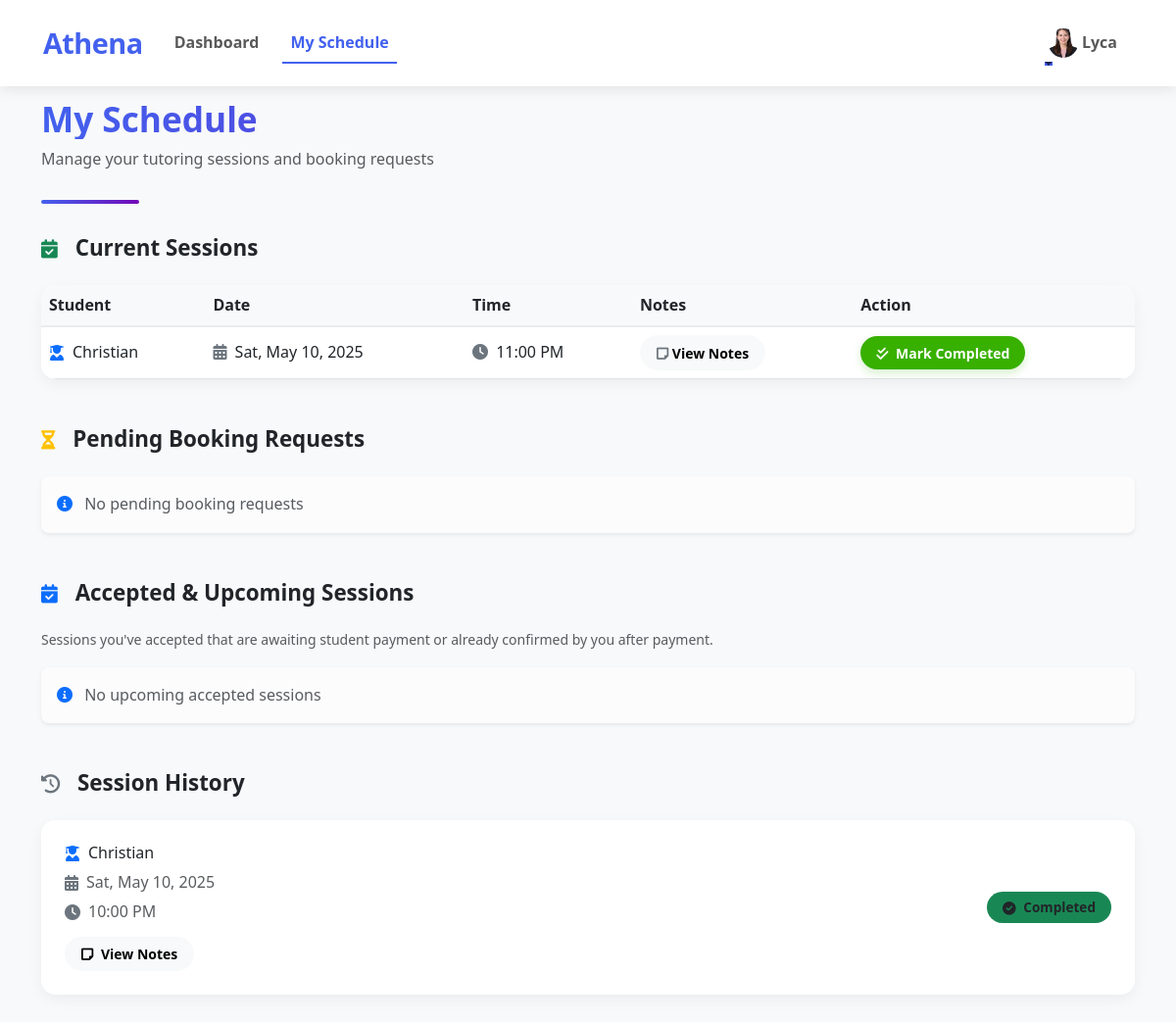
The page /tutor-schedule.php (signed in) on the database its author committed.
### tables this page shows
CREATE TABLE `tutors` (
  `id` int(11) NOT NULL,
  `name` varchar(100) NOT NULL,
  `email` varchar(100) NOT NULL,
  `phone` varchar(20) DEFAULT NULL,
  `password` varchar(255) NOT NULL,
  `status` enum('active','inactive') DEFAULT 'active',
  `profile_image` varchar(255) DEFAULT NULL,
  `created_at` timestamp NOT NULL DEFAULT current_timestamp(),
  `specialty` varchar(255) DEFAULT NULL,
  `description` text DEFAULT NULL,
  `rating` decimal(3,2) DEFAULT 0.00,
  `hourly_rate` decimal(10,2) DEFAULT 0.00,
  `experience` int(11) DEFAULT 0 COMMENT 'Years of teaching experience',
  `bio` text DEFAULT NULL COMMENT 'Tutor biography/profile description',
  `phone_number` varchar(20) DEFAULT NULL COMMENT 'Tutors contact phone number'
);

CREATE TABLE `bookings` (
  `id` int(11) NOT NULL,
  `student_id` int(11) NOT NULL,
  `tutor_id` int(11) NOT NULL,
  `session_date` date NOT NULL,
  `session_time` time NOT NULL,
  `status` enum('pending','accepted','declined','completed','confirmed') DEFAULT 'pending',
  `payment_method` varchar(50) DEFAULT NULL,
  `proof_file_path` varchar(255) DEFAULT NULL,
  `created_at` timestamp NOT NULL DEFAULT current_timestamp(),
  `notes` text DEFAULT NULL,
  `updated_at` timestamp NOT NULL DEFAULT current_timestamp() ON UPDATE current_timestamp(),
  `rating` int(11) DEFAULT NULL,
  `feedback` text DEFAULT NULL
);

CREATE TABLE `students` (
  `id` int(11) NOT NULL,
  `name` varchar(100) NOT NULL,
  `email` varchar(100) NOT NULL,
  `phone` varchar(20) DEFAULT NULL,
  `password` varchar(255) NOT NULL,
  `status` enum('active','inactive') DEFAULT 'active',
  `created_at` timestamp NOT NULL DEFAULT current_timestamp(),
  `phone_number` varchar(20) DEFAULT NULL,
  `profile_image` varchar(255) DEFAULT NULL
);

### tutor-schedule.php (the view, shortened to what this page needs)
<?php
require 'db.php';
$tutor_id = $_SESSION['user_id'];
$stmt_tutor_info = $conn->prepare("SELECT * FROM tutors WHERE id = ?");
$stmt_tutor_info->execute([$tutor_id]);
$tutor = $stmt_tutor_info->fetch();
$stmt_pending = $conn->prepare("
    SELECT b.id, b.session_date, b.session_time, b.notes, s.name as student_name
    FROM bookings b
    JOIN students s ON b.student_id = s.id
    WHERE b.tutor_id = ? AND b.status = 'pending'
    ORDER BY b.created_at DESC
");
$stmt_pending->execute([$tutor_id]);
$pendingBookings = $stmt_pending->fetchAll();
$stmt_current = $conn->prepare("
    SELECT b.id, b.session_date, b.session_time, b.notes, s.name as student_name
    FROM bookings b
    JOIN students s ON b.student_id = s.id
    WHERE b.tutor_id = ? AND b.status = 'confirmed'
    ORDER BY b.session_date ASC, b.session_time ASC
");
$stmt_current->execute([$tutor_id]);
$currentSessions = $stmt_current->fetchAll();
$stmt_upcoming = $conn->prepare("
    SELECT b.id, b.session_date, b.session_time, b.notes, s.name as student_name
    FROM bookings b
    JOIN students s ON b.student_id = s.id
    WHERE b.tutor_id = ? AND b.status = 'accepted' AND b.session_date >= CURDATE()
    ORDER BY b.session_date ASC, b.session_time ASC
");
$stmt_upcoming->execute([$tutor_id]);
$upcomingSessions = $stmt_upcoming->fetchAll();
$stmt_past = $conn->prepare("
    SELECT b.id, b.session_date, b.session_time, b.status, b.notes, s.name as student_name
    FROM bookings b
    JOIN students s ON b.student_id = s.id
    WHERE b.tutor_id = ? AND (b.status = 'completed' OR (b.status = 'accepted' AND b.session_date < CURDATE()) OR b.status = 'declined')
    ORDER BY b.session_date DESC, b.session_time DESC
");
$stmt_past->execute([$tutor_id]);
$pastSessions = $stmt_past->fetchAll();
?>
<!DOCTYPE html>
<html lang="en">
<head>
    <link href="https://cdn.jsdelivr.net/npm/bootstrap@5.3.0/dist/css/bootstrap.min.css" rel="stylesheet">
    <link href="https://cdnjs.cloudflare.com/ajax/libs/font-awesome/6.0.0/css/all.min.css" rel="stylesheet">
</head>
<body>
    <nav class="navbar navbar-expand-lg navbar-light bg-white">
        <div class="container">
            <a class="navbar-brand" href="tutor-dashboard.php">Athena</a>
            <div class="collapse navbar-collapse" id="navbarNav">
                <ul class="navbar-nav me-auto">
                    <li class="nav-item">
                        <a class="nav-link" href="tutor-dashboard.php">Dashboard</a>
                    </li>
                    <li class="nav-item">
                        <a class="nav-link active" href="tutor-schedule.php">My Schedule</a>
                    </li>
                </ul>
                <ul class="navbar-nav">
                    <li class="nav-item dropdown">
                        <a class="nav-link dropdown-toggle d-flex align-items-center" href="#" id="navbarDropdown" role="button" data-bs-toggle="dropdown">
                            <?php if (isset($tutor['profile_image']) && !empty($tutor['profile_image'])): ?>
                                <img src="<?php echo htmlspecialchars($tutor['profile_image']); ?>" alt="Profile" class="nav-profile-img me-1">
                            <?php else: ?>
                                <i class="fas fa-user-circle me-1"></i>
                            <?php endif; ?>
                            <?php echo htmlspecialchars($tutor['name'] ?? 'Tutor'); ?>
                        </a>
                    </li>
                </ul>
            </div>
        </div>
    </nav>
    <div class="container py-4">
        <div class="page-header">
            <h2>My Schedule</h2>
            <p class="text-muted">Manage your tutoring sessions and booking requests</p>
        </div>
        <section class="mb-5">
            <div class="section-header">
                <h4><i class="fas fa-calendar-check text-success"></i> Current Sessions</h4>
            </div>
            <?php if (empty($currentSessions)): ?>
                <div class="alert alert-light border-0 shadow-sm rounded-3 py-3">
                    <i class="fas fa-info-circle me-2 text-primary"></i>
                    <span class="text-muted">No current confirmed sessions</span>
                </div>
            <?php else: ?>
                <div class="card session-card">
                    <div class="card-body p-0">
                        <div class="table-responsive">
                            <table class="table table-hover align-middle mb-0">
                                <thead class="bg-light">
                                    <tr>
                                        <th>Student</th>
                                        <th>Date</th>
                                        <th>Time</th>
                                        <th>Notes</th>
                                        <th>Action</th>
                                    </tr>
                                </thead>
                                <tbody>
                                    <?php foreach ($currentSessions as $session): ?>
                                        <tr>
                                            <td>
                                                <div class="d-flex align-items-center">
                                                    <i class="fas fa-user-graduate text-primary me-2"></i>
                                                    <span><?php echo htmlspecialchars($session['student_name']); ?></span>
                                                </div>
                                            </td>
                                            <td>
                                                <i class="fas fa-calendar-alt text-secondary me-1"></i>
                                                <?php echo htmlspecialchars(date('D, M j, Y', strtotime($session['session_date']))); ?>
                                            </td>
                                            <td>
                                                <i class="fas fa-clock text-secondary me-1"></i>
                                                <?php echo htmlspecialchars(date('g:i A', strtotime($session['session_time']))); ?>
                                            </td>
                                            <td>
                                                <?php if (!empty($session['notes'])): ?>
                                                    <button type="button" class="btn btn-sm btn-light" data-bs-toggle="tooltip" data-bs-placement="top" title="<?php echo htmlspecialchars($session['notes']); ?>">
                                                        <i class="fas fa-sticky-note text-secondary"></i> View Notes
                                                    </button>
                                                <?php else: ?>
                                                    <span class="text-muted"><i class="fas fa-sticky-note text-secondary me-1"></i> No notes</span>
                                                <?php endif; ?>
                                            </td>
                                            <td>
                                                <button class="btn btn-success btn-sm action-btn" data-action="complete" data-booking-id="<?php echo $session['id']; ?>">
                                                    <i class="fas fa-check-double me-1"></i> Mark Completed
                                                </button>
                                            </td>
                                        </tr>
                                    <?php endforeach; ?>
                                </tbody>
                            </table>
                        </div>
                    </div>
                </div>
            <?php endif; ?>
        </section>
        <section class="mb-5">
            <div class="section-header">
                <h4><i class="fas fa-hourglass-half text-warning"></i> Pending Booking Requests</h4>
            </div>
            <?php if (empty($pendingBookings)): ?>
                <div class="alert alert-light border-0 shadow-sm rounded-3 py-3">
                    <i class="fas fa-info-circle me-2 text-primary"></i>
                    <span class="text-muted">No pending booking requests</span>
                </div>
            <?php endif; ?>
        </section>
        <section class="mb-5">
            <div class="section-header">
                <h4><i class="fas fa-calendar-check text-primary"></i> Accepted & Upcoming Sessions</h4>
            </div>
            <p class="text-muted small mb-3">Sessions you've accepted that are awaiting student payment or already confirmed by you after payment.</p>
            <?php if (empty($upcomingSessions)): ?>
                <div class="alert alert-light border-0 shadow-sm rounded-3 py-3">
                    <i class="fas fa-info-circle me-2 text-primary"></i>
                    <span class="text-muted">No upcoming accepted sessions</span>
                </div>
            <?php endif; ?>
        </section>
        <section>
            <div class="section-header">
                <h4><i class="fas fa-history text-secondary"></i> Session History</h4>
            </div>
            <?php if (empty($pastSessions)): ?>
                <div class="alert alert-light border-0 shadow-sm rounded-3 py-3">
                    <i class="fas fa-info-circle me-2 text-primary"></i>
                    <span class="text-muted">No past session history</span>
                </div>
            <?php else: ?>
                <div class="card session-card">
                    <div class="card-body p-0">
                        <div class="list-group list-group-flush">
                            <?php foreach ($pastSessions as $session): ?>
                                <?php
                                $status_text = ucfirst(htmlspecialchars($session['status']));
                                $badge_class = 'bg-secondary';
                                $icon_class = 'circle-info';
                                if ($session['status'] == 'completed') {
                                    $badge_class = 'bg-success';
                                    $icon_class = 'check-circle';
                                } elseif ($session['status'] == 'declined') {
                                    $badge_class = 'bg-danger';
                                    $icon_class = 'times-circle';
                                } elseif ($session['status'] == 'accepted') {
                                    $badge_class = 'bg-info text-dark';
                                    $icon_class = 'thumbs-up';
                                }
                                ?>
                                <div class="list-group-item list-group-item-action p-4">
                                    <div class="d-flex justify-content-between align-items-center">
                                        <div>
                                            <div class="d-flex align-items-center mb-2">
                                                <i class="fas fa-user-graduate text-primary me-2"></i>
                                                <h6 class="mb-0"><?php echo htmlspecialchars($session['student_name']); ?></h6>
                                            </div>
                                            <div class="d-flex align-items-center mb-1">
                                                <i class="fas fa-calendar-alt text-secondary me-2"></i>
                                                <span class="text-muted"><?php echo htmlspecialchars(date('D, M j, Y', strtotime($session['session_date']))); ?></span>
                                            </div>
                                            <div class="d-flex align-items-center mb-1">
                                                <i class="fas fa-clock text-secondary me-2"></i>
                                                <span class="text-muted"><?php echo htmlspecialchars(date('g:i A', strtotime($session['session_time']))); ?></span>
                                            </div>
                                            <?php if (!empty($session['notes'])): ?>
                                            <button class="btn btn-sm btn-light mt-2" type="button" data-bs-toggle="collapse" data-bs-target="#notes-<?php echo $session['id']; ?>">
                                                <i class="fas fa-sticky-note me-1"></i> View Notes
                                            </button>
                                            <?php endif; ?>
                                        </div>
                                        <div>
                                            <span class="status-badge <?php echo $badge_class; ?>">
                                                <i class="fas fa-<?php echo $icon_class; ?> me-1"></i> <?php echo $status_text; ?>
                                            </span>
                                        </div>
                                    </div>
                                </div>
                            <?php endforeach; ?>
                        </div>
                    </div>
                </div>
            <?php endif; ?>
        </section>
    </div>
</body>
</html>

### rows shown on the page
tutors: profile_image (picture), name "Lyca"
bookings: students.name "Christian", session_date "Sat, May 10, 2025", session_time "11:00 PM"
bookings: students.name "Christian", session_date "Sat, May 10, 2025", session_time "10:00 PM", status "Completed"
